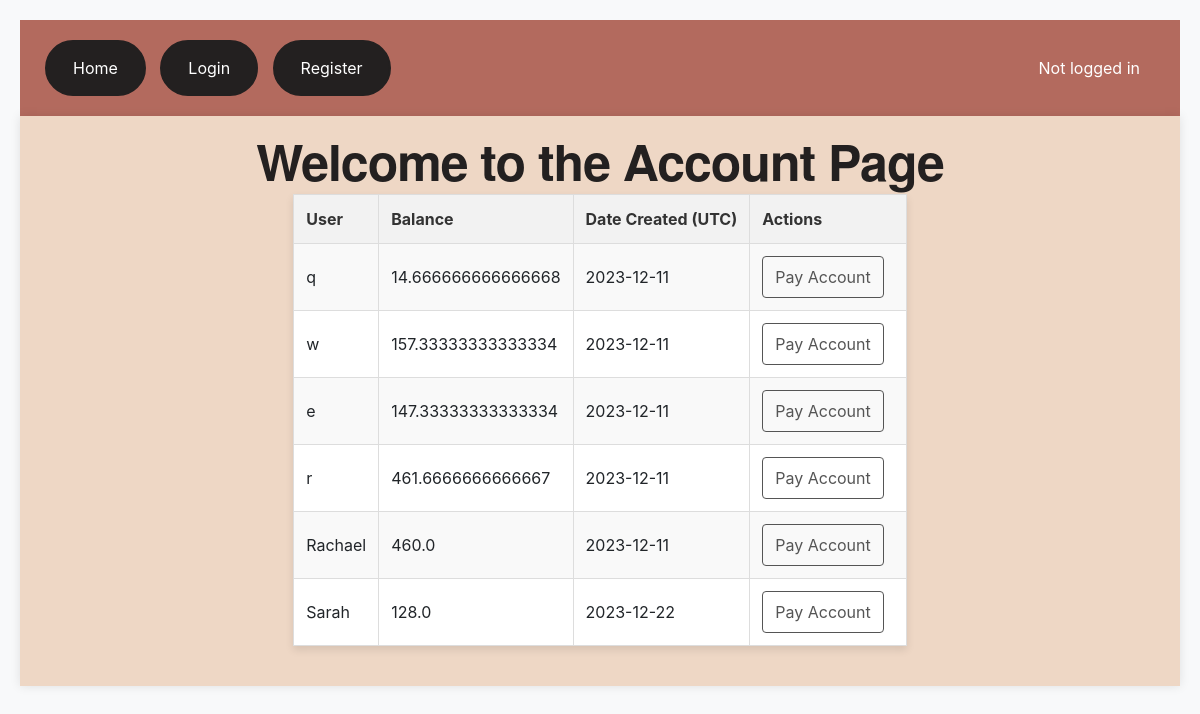
/account, run on an earlier commit of the app's database.
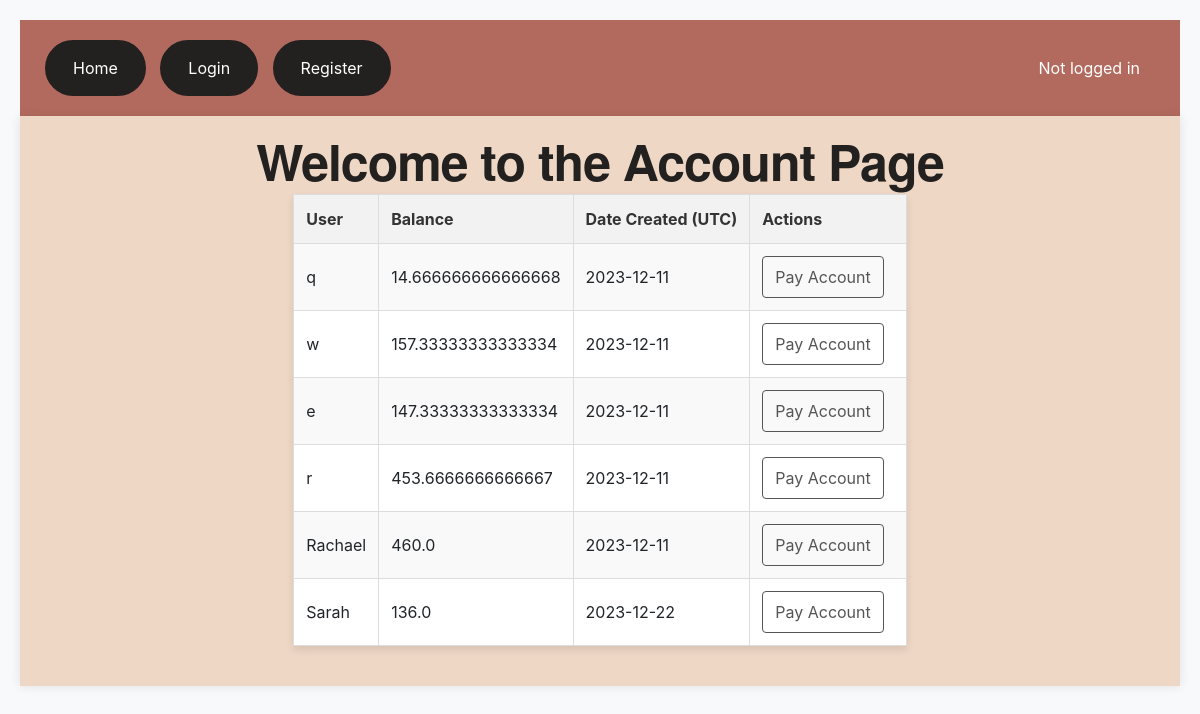
And on a later commit of the database.
### app.py (models this page shows, shortened)
class Users(UserMixin, db.Model):
    __tablename__ = 'users'
    id = db.Column(db.Integer, primary_key=True)
    username = db.Column(db.String(250), unique=True, nullable=False)
    password = db.Column(db.String(250), nullable=False)
    balance = db.Column(db.Float, nullable=False)
    date_created = db.Column(db.DateTime, default=datetime.utcnow)
    items = db.relationship('Items', secondary='user_items', backref='users')

### app.py (the view)
@app.route('/account', methods=['POST', 'GET'])
def account():
    users = Users.query.order_by(Users.date_created).all()
    return render_template('account.html', users=users)

### app.py (called while the page is built)
@app.before_request
def initialize():
    global item_user_status_dict
    if item_user_status_dict is None:
        item_user_status_dict = load_item_user_statuses()

### templates/account.html (shortened to what this page needs)
{% extends 'base.html' %}
{% block body %}
    <h1>Welcome to the Account Page</h1>
    <div>
        <table>
            <tr>
                <th>User</th>
                <th>Balance</th>
                <th>Date Created (UTC)</th>
                <th>Actions</th>
            </tr>
            {% for user in users %}
                <tr>
                    <td>{{ user.username }}</td>
                    <td>{{ user.balance }}</td>
                    <td>{{ user.date_created.date() }}</td>
                    {% if user == current_user %}
                    <td class="action-links">
                        <a href="/delete/{{ user.id }}">DELETE Account</a>
                    </td>
                    {% else: %}
                    <td class="action-links">
                        <a href="/pay/{{ user.id }}">Pay Account</a>
                    </td>
                    {% endif %}
                </tr>
            {% endfor %}
        </table>
    </div>
{% endblock %}

What changed in the data, as far as the page shows it:
changed Users (number 4 of 6 on the later page): balance "461.6666666666667" → "453.6666666666667"
changed Users "Sarah": balance "128.0" → "136.0"
